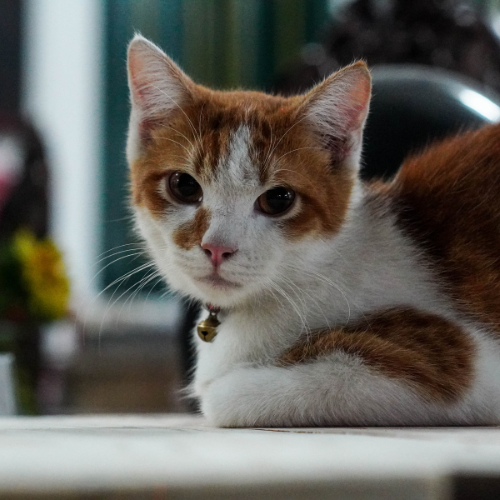
#> input picture cat.jpg, 500 x 500 px
$ python digImgPros.py
#> lines starting #> are read from the running program, lines starting #| are printed output that depends on the picture
# Iqyan Aziz Syamaidzar
# 2203040066
# Pengolahan Citra Digital C1
# ELINDRA AMBAR PAMBUDI, S.T., M.KOM

# Extraction of RGB from an image

# Import Library: Import library OpenCV dan NumPy.
# OpenCV (cv2) adalah library yang umum digunakan untuk pengolahan citra digital,
#   sementara NumPy (np) digunakan untuk operasi numerik.
import cv2 as cv
import numpy as np

# Membaca Gambar: Membaca gambar dari file "cat.jpg" menggunakan fungsi cv.imread().
# Gambar ini akan disimpan dalam variabel image.
# Menampilkan Gambar Asli: Menampilkan gambar yang telah dibaca menggunakan fungsi cv.imshow().
# Judul jendela akan menjadi "This is a image".
image = cv.imread("cat.jpg")
#> image is the input picture: shape (500, 500, 3); mean B, G, R 90.6, 96.8, 99
cv.imshow("This is a image", image)

# Mengambil Kanal Warna: Memisahkan gambar menjadi tiga kanal warna:
#   merah (R), hijau (G), dan biru (B) menggunakan fungsi cv.split().
# Setiap kanal warna akan disimpan dalam variabel terpisah, yaitu r, g, dan b.
r,g,b = cv.split(image)
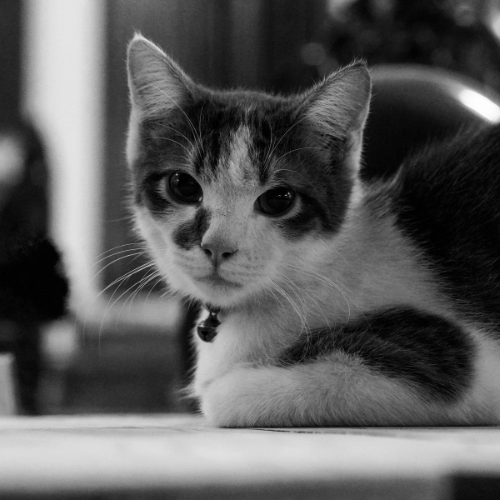
#> r: shape (500, 500); min 0, max 255, mean 90.6
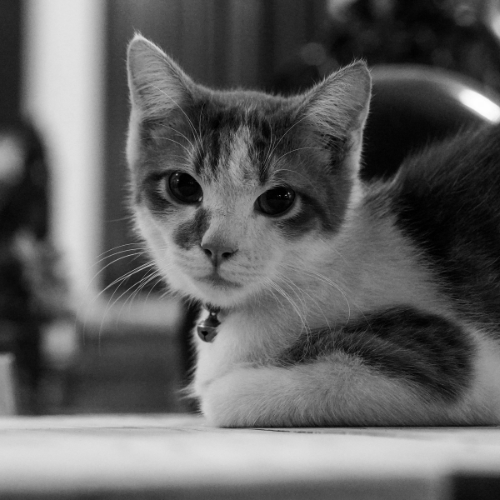
#> g: shape (500, 500); min 0, max 254, mean 96.8
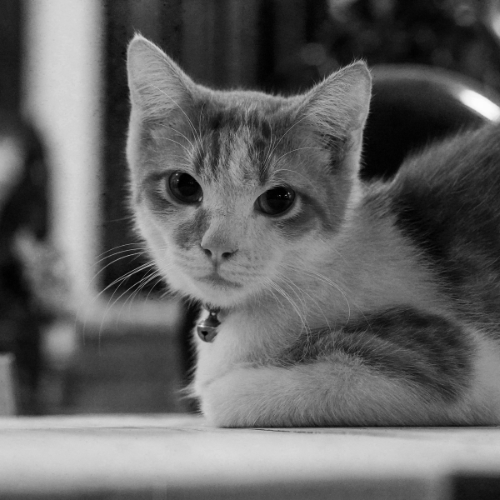
#> b: shape (500, 500); min 0, max 253, mean 99

# Membuat Citra Kosong: Membuat citra kosong yang memiliki ukuran yang sama dengan citra asli.
# Citra kosong ini digunakan untuk menghasilkan citra tunggal dengan satu kanal warna tertentu.
blank = np.zeros(image.shape[:2],dtype="uint8")

# Extract Red
# Menggabungkan Kanal Merah: Menggabungkan kanal warna merah r dengan dua kanal warna kosong (blank).
# Hasilnya adalah citra dengan hanya warna merah yang terlihat.
red = cv.merge([blank,blank,r])
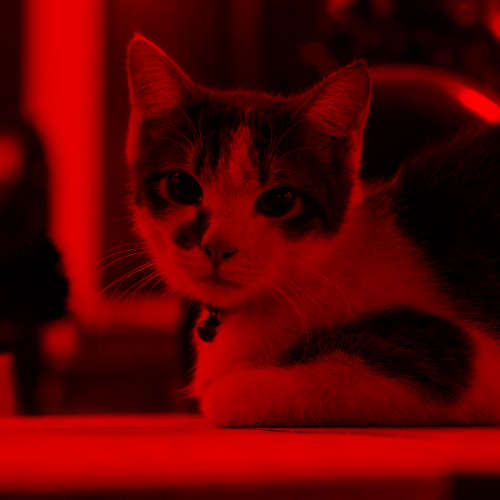
#> red: shape (500, 500, 3); mean of channels 0, 1, 2 0, 0, 90.6; drawn as B, G, R

# Extract Green
# Menggabungkan Kanal Hijau: Menggabungkan kanal warna hijau g dengan dua kanal warna kosong (blank).
# Hasilnya adalah citra dengan hanya warna hijau yang terlihat.
green = cv.merge([blank,g,blank])
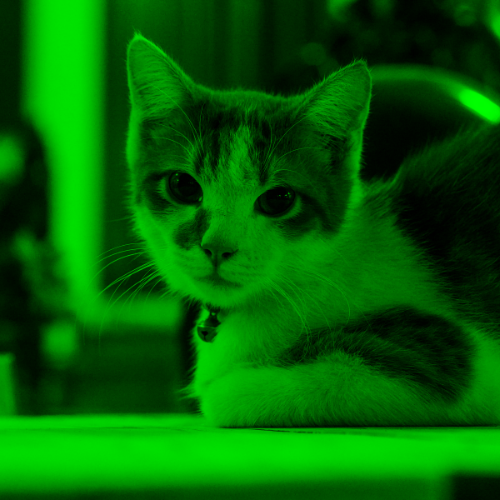
#> green: shape (500, 500, 3); mean of channels 0, 1, 2 0, 96.8, 0; drawn as B, G, R

# Extract Blue
# Menggabungkan Kanal Biru: Menggabungkan kanal warna biru b dengan dua kanal warna kosong (blank).
# Hasilnya adalah citra dengan hanya warna biru yang terlihat.
blue = cv.merge([b,blank,blank])
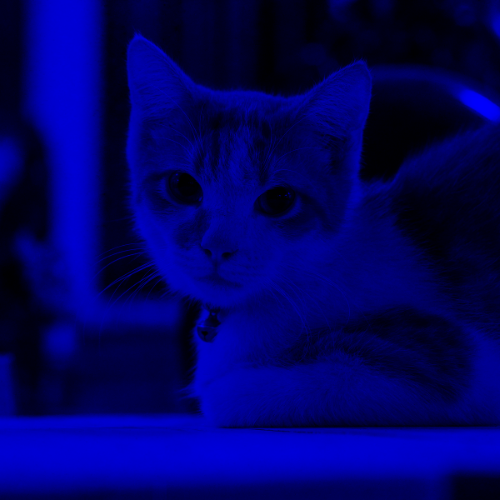
#> blue: shape (500, 500, 3); mean of channels 0, 1, 2 99, 0, 0; drawn as B, G, R

# Menampilkan Gambar Hasil: Menampilkan gambar dengan hanya satu kanal warna pada setiap jendela yang berbeda.
# Terdapat tiga jendela yang menampilkan warna merah, hijau, dan biru secara terpisah.
cv.imshow("This is red image", red)
cv.imshow("This is green image", green)
cv.imshow("This is blue image", blue)

# Menunggu Tombol Keyboard Ditekan: Menunggu pengguna menekan tombol keyboard untuk menutup semua jendela gambar.
# Fungsi cv.waitKey(0) akan memblok eksekusi hingga pengguna menekan tombol keyboard.
cv.waitKey(0)
